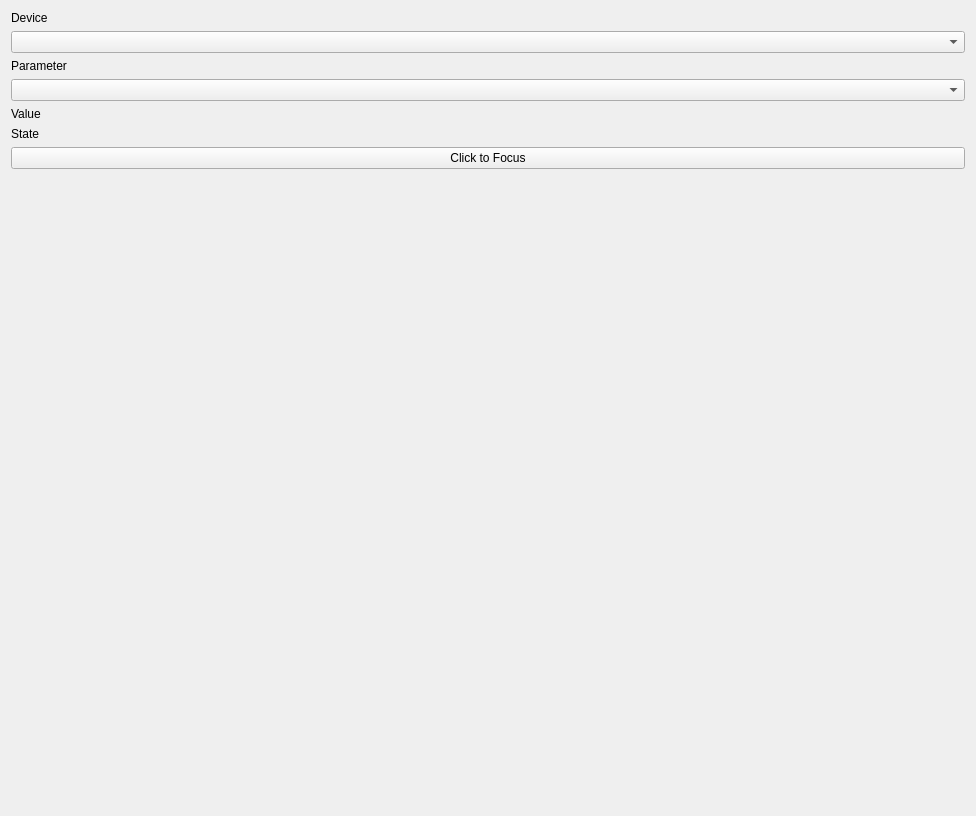
<?xml version="1.0" encoding="UTF-8"?>
<ui version="4.0">
 <class>ActionWindow</class>
 <widget class="QWidget" name="ActionWindow">
  <property name="geometry">
   <rect>
    <x>0</x>
    <y>0</y>
    <width>976</width>
    <height>816</height>
   </rect>
  </property>
  <layout class="QVBoxLayout" name="verticalLayout">
   <item>
    <widget class="QLabel" name="deviceLabel">
     <property name="text">
      <string>Device</string>
     </property>
    </widget>
   </item>
   <item>
    <widget class="QComboBox" name="deviceCombo"/>
   </item>
   <item>
    <widget class="QLabel" name="parameterLabel">
     <property name="text">
      <string>Parameter</string>
     </property>
    </widget>
   </item>
   <item>
    <widget class="QComboBox" name="parameterCombo"/>
   </item>
   <item>
    <widget class="QLabel" name="valueLabel">
     <property name="text">
      <string>Value</string>
     </property>
    </widget>
   </item>
   <item>
    <widget class="QLabel" name="stateLabel">
     <property name="text">
      <string>State</string>
     </property>
    </widget>
   </item>
   <item>
    <widget class="QPushButton" name="focusButton">
     <property name="text">
      <string>Click to Focus</string>
     </property>
    </widget>
   </item>
   <item>
    <spacer name="verticalSpacer">
     <property name="orientation">
      <enum>Qt::Vertical</enum>
     </property>
     <property name="sizeHint" stdset="0">
      <size>
       <width>20</width>
       <height>40</height>
      </size>
     </property>
    </spacer>
   </item>
  </layout>
 </widget>
 <resources/>
 <connections/>
</ui>
